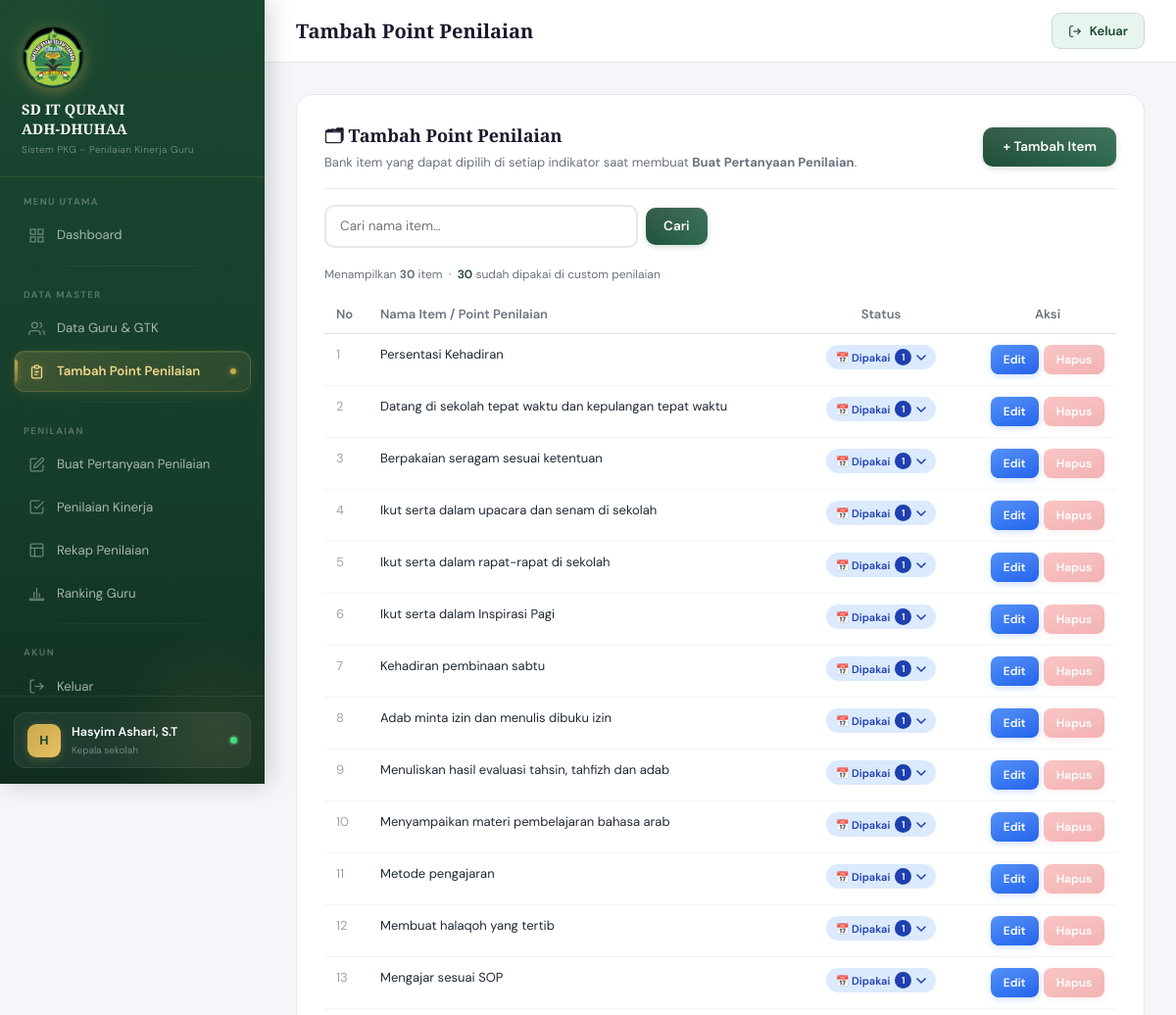
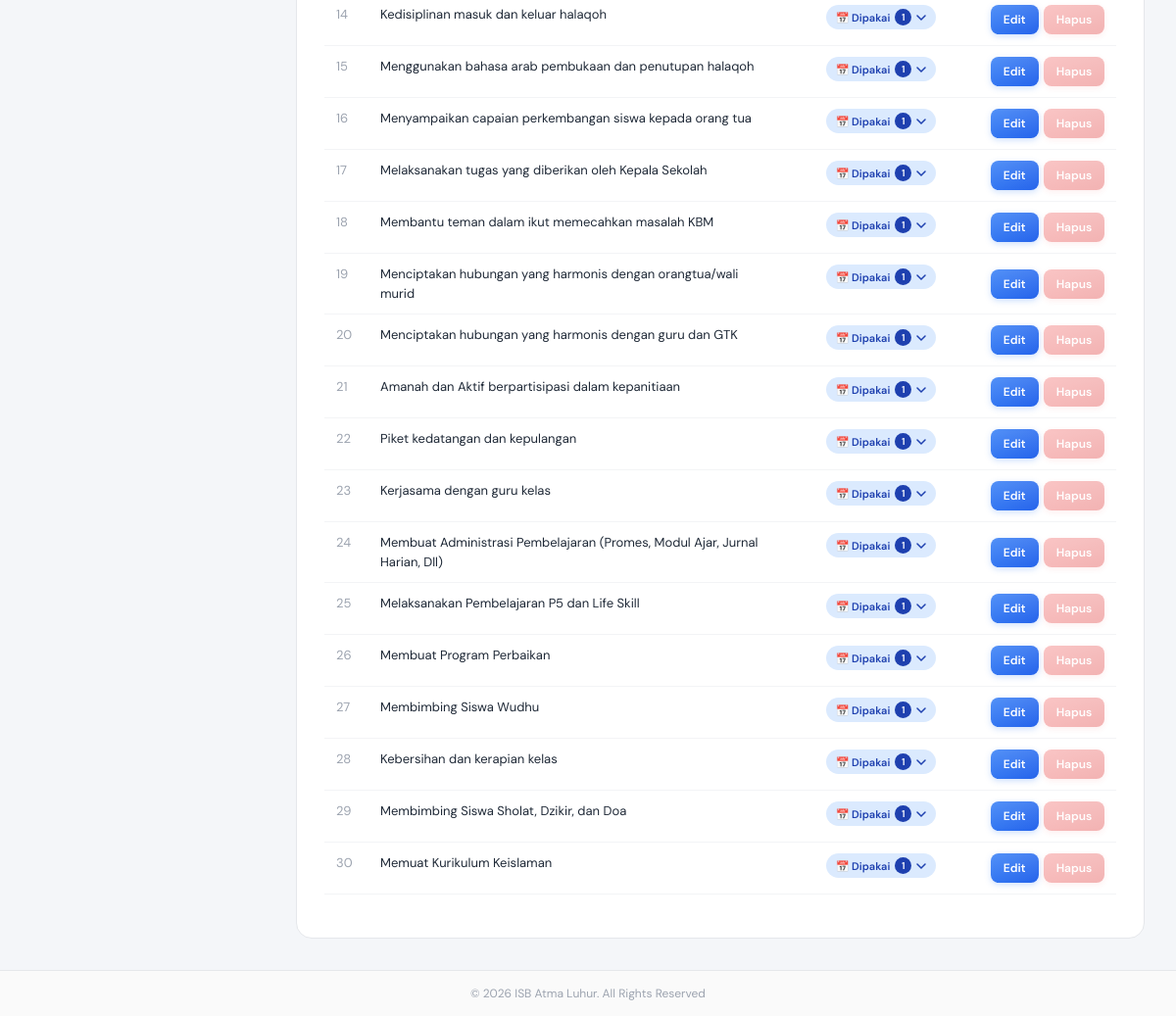
Page /item.php (signed in) on the committed database (2 pictures, top to bottom).
### tables this page shows
CREATE TABLE `item` (
  `id_item` int NOT NULL,
  `nama_item` varchar(255) NOT NULL,
  `created_at` timestamp NULL DEFAULT CURRENT_TIMESTAMP
);

### includes/config.php (called while the page is built, shortened)
<?php
function sanitize($data) {
    return htmlspecialchars(strip_tags(trim($data)));
}

### item.php (the view, shortened to what this page needs)
<?php
require_once 'includes/config.php';
$search = sanitize($_GET['q'] ?? '');
$params   = [];
$whereSQL = '';
$stmt = $pdo->prepare("
    SELECT id_item, nama_item, created_at
    FROM item
    $whereSQL
    ORDER BY id_item ASC
");
$stmt->execute($params);
$itemList = $stmt->fetchAll();
$totalItem = count($itemList);
$stmtPakai = $pdo->query("
    SELECT
        isi.id_item,
        GROUP_CONCAT(DISTINCT k.ta_komponen ORDER BY k.ta_komponen SEPARATOR ', ') AS tahun_ajaran_list
    FROM isi
    LEFT JOIN komponen k ON isi.id_komponen = k.id_komponen
    GROUP BY isi.id_item
");
$dipakaiMap = [];
foreach ($stmtPakai->fetchAll() as $row) {
    $dipakaiMap[$row['id_item']] = $row['tahun_ajaran_list'];
}
require_once 'includes/header.php';
?>
<div class="data-table-card">
    <div class="card-header-custom mb-0" style="padding-bottom:16px;border-bottom:1px solid #e5e7eb;">
        <div>
            <div class="card-title-custom">🗂 Tambah Point Penilaian</div>
            <p style="font-size:13px;color:#6b7280;margin:4px 0 0;">
                Bank item yang dapat dipilih di setiap indikator saat membuat <strong>Buat Pertanyaan Penilaian</strong>.
            </p>
        </div>
        <button onclick="openModal()" class="btn-primary-custom">+ Tambah Item</button>
    </div>
    <form method="GET" style="margin:16px 0 18px;">
        <div style="display:flex;gap:8px;align-items:center;">
            <input type="text" name="q" value="<?= htmlspecialchars($search) ?>"
                placeholder="Cari nama item…"
                class="form-control-custom"
                style="max-width:320px;">
            <button type="submit" class="btn-primary-custom" style="padding:9px 18px;">Cari</button>
        </div>
    </form>
    <?php if (empty($itemList)): ?>
        <div style="text-align:center;padding:60px 20px;color:#9ca3af;">
            <div style="font-size:46px;margin-bottom:14px;">📭</div>
            <p style="font-size:14px;">
                <?= $search
                    ? 'Tidak ada item yang cocok dengan "' . htmlspecialchars($search) . '".'
                    : 'Belum ada item. Tambahkan item pertama!' ?>
            </p>
            <?php if (!$search): ?>
                <button onclick="openModal()" class="btn-primary-custom" style="margin-top:12px;">+ Tambah Item Pertama</button>
            <?php endif; ?>
        </div>
    <?php else: ?>
        <div style="font-size:12px;color:#6b7280;margin-bottom:12px;">
            Menampilkan <strong><?= $totalItem ?></strong> item
            &nbsp;·&nbsp;
            <span style="color:#1a4731;font-weight:600;"><?= count($dipakaiMap) ?></span> sudah dipakai di custom penilaian
        </div>
        <table class="table table-hover" style="font-size:13px;width:100%;table-layout:fixed;">
            <thead style="background:#f8fafc;">
                <tr>
                    <th style="width:45px;padding:10px 12px;color:#6b7280;font-weight:600;">No</th>
                    <th style="padding:10px 12px;color:#6b7280;font-weight:600;max-width:0;">Nama Item / Point Penilaian</th>
                    <th style="width:200px;padding:10px 12px;color:#6b7280;font-weight:600;text-align:center;">Status</th>
                    <th style="width:140px;padding:10px 12px;color:#6b7280;font-weight:600;text-align:center;">Aksi</th>
                </tr>
            </thead>
            <tbody>
                <?php foreach ($itemList as $i => $item):
                    $itemId  = $item['id_item'];
                    $dipakai = isset($dipakaiMap[$itemId]);
                    $taList  = $dipakai ? $dipakaiMap[$itemId] : '';
                ?>
                    <tr style="border-bottom:1px solid #f3f4f6;transition:background .12s;"
                        onmouseover="this.style.background='#f9fafb'"
                        onmouseout="this.style.background=''">
                        <td style="padding:11px 12px;color:#9ca3af;vertical-align:top;"><?= $i + 1 ?></td>
                        <td style="padding:11px 12px;color:#1f2937;word-break:break-word;overflow-wrap:anywhere;white-space:normal;vertical-align:top;"><?= htmlspecialchars($item['nama_item']) ?></td>
                        <td style="padding:11px 12px;text-align:center;vertical-align:top;">
                            <?php if ($dipakai): ?>
                                <div class="inbox-wrap" style="position:relative;display:inline-block;">
                                    <button onclick="toggleInbox(this)"
                                        style="background:#dbeafe;color:#1e40af;font-size:11px;font-weight:600;padding:4px 10px;border-radius:20px;cursor:pointer;border:none;display:inline-flex;align-items:center;gap:5px;white-space:nowrap;">
                                        📅 Dipakai
                                        <span class="inbox-count" style="background:#1e40af;color:#fff;border-radius:50%;width:17px;height:17px;display:inline-flex;align-items:center;justify-content:center;font-size:10px;flex-shrink:0;">
                                            <?= count(array_filter(array_map('trim', explode(',', $taList)))) ?>
                                        </span>
                                        <svg class="inbox-arrow" style="width:10px;height:10px;transition:transform .2s;" viewBox="0 0 10 6" fill="none"><path d="M1 1l4 4 4-4" stroke="#1e40af" stroke-width="1.5" stroke-linecap="round"/></svg>
                                    </button>
                                </div>
                            <?php else: ?>
                                <span style="background:#f3f4f6;color:#9ca3af;font-size:11px;padding:3px 10px;border-radius:20px;">Belum dipakai</span>
                            <?php endif; ?>
                        </td>
                        <td style="padding:11px 12px;text-align:center;vertical-align:middle;white-space:nowrap;">
                            <div style="display:flex;gap:5px;justify-content:center;flex-wrap:nowrap;">
                                <button onclick='openModalEdit(<?= htmlspecialchars(json_encode([
                                                                    'id'   => $itemId,
                                                                    'nama' => $item['nama_item'],
                                                                ])) ?>)'
                                    class="btn-primary-custom btn-sm-custom btn-edit" style="white-space:nowrap;flex-shrink:0;">Edit</button>
                                <?php if (!$dipakai): ?>
                                    <button onclick="hapusItem(<?= $itemId ?>, '<?= htmlspecialchars(addslashes($item['nama_item'])) ?>')"
                                        class="btn-primary-custom btn-sm-custom btn-delete" style="white-space:nowrap;flex-shrink:0;">Hapus</button>
                                <?php else: ?>
                                    <button disabled title="Tidak bisa dihapus — sudah dipakai di custom penilaian"
                                        class="btn-primary-custom btn-sm-custom btn-delete"
                                        style="opacity:.35;cursor:not-allowed;white-space:nowrap;flex-shrink:0;">Hapus</button>
                                <?php endif; ?>
                            </div>
                        </td>
                    </tr>
                <?php endforeach; ?>
            </tbody>
        </table>
    <?php endif; ?>
</div>
<?php require_once 'includes/footer.php'; ?>

### includes/header.php (style rules this page uses)
:root { --hijau: #1a4731; --hijau-muda: #2d6a4f; --hijau-pale: #e8f5ee; --emas: #c9a84c; --emas-muda: #f0d98a; --krem: #faf7f2; --sidebar-w: 270px; --teks: #1a1a2e; --abu: #6b7280; --border: #e5e7eb; }
* { margin: 0; padding: 0; box-sizing: border-box; }
body { font-family: 'DM Sans', sans-serif; background: #f4f6f9; color: var(--teks); }
.data-table-card { background: #fff; border-radius: 16px; padding: 28px; border: 1px solid var(--border); }
.card-header-custom { display: flex; align-items: center; justify-content: space-between; margin-bottom: 24px; }
.card-title-custom { font-family: 'Playfair Display', serif; font-size: 18px; font-weight: 600; color: var(--teks); }
.btn-primary-custom { display: inline-flex; align-items: center; gap: 8px; padding: 10px 20px; background: linear-gradient(135deg, var(--hijau), var(--hijau-muda)); color: #fff; border: none; border-radius: 10px; font-size: 13.5px; font-weight: 500; cursor: pointer; text-decoration: none; transition: all 0.2s; }
.btn-sm-custom { padding: 6px 14px; font-size: 12px; }
.btn-edit { background: linear-gradient(135deg, #3b82f6, #2563eb); }
.btn-delete { background: linear-gradient(135deg, #ef4444, #dc2626); }
.form-control-custom { border: 2px solid var(--border); border-radius: 10px; padding: 10px 14px; font-family: 'DM Sans', sans-serif; font-size: 13.5px; transition: border-color 0.2s; outline: none; width: 100%; }
.btn-primary-custom { display: inline-flex; align-items: center; gap: 7px; padding: 10px 20px; background: linear-gradient(135deg, var(--hijau) 0%, var(--hijau-muda) 100%); color: #fff !important; border: none; border-radius: 10px; font-size: 13.5px; font-weight: 600; cursor: pointer; text-decoration: none; transition: all .2s cubic-bezier(.4,0,.2,1); box-shadow: 0 2px 6px rgba(26,71,49,.2); position: relative; overflow: hidden; }
.btn-primary-custom::after { content:''; position:absolute; inset:0; background:linear-gradient(180deg,rgba(255,255,255,.12) 0%,transparent 100%); pointer-events:none; }
.btn-sm-custom { padding: 6px 13px !important; font-size: 12px !important; border-radius: 8px !important; gap: 5px !important; }
.btn-edit { background: linear-gradient(135deg, #3b82f6, #2563eb) !important; box-shadow: 0 2px 6px rgba(59,130,246,.25) !important; }
.btn-delete { background: linear-gradient(135deg, #ef4444, #dc2626) !important; box-shadow: 0 2px 6px rgba(239,68,68,.25) !important; }

### rows in the picture
item: nama_item "Persentasi Kehadiran", id_item "1", shows "Hapus"
item: nama_item "Datang di sekolah tepat waktu dan kepulangan tepat waktu", id_item "1", shows "Hapus"
item: nama_item "Berpakaian seragam sesuai ketentuan", id_item "1", shows "Hapus"
item: nama_item "Ikut serta dalam upacara dan senam di sekolah", id_item "1", shows "Hapus"
item: nama_item "Ikut serta dalam rapat-rapat di sekolah", id_item "1", shows "Hapus"
item: nama_item "Ikut serta dalam Inspirasi Pagi", id_item "1", shows "Hapus"
item: nama_item "Kehadiran pembinaan sabtu", id_item "1", shows "Hapus"
item: nama_item "Adab minta izin dan menulis dibuku izin", id_item "1", shows "Hapus"
item: nama_item "Menuliskan hasil evaluasi tahsin, tahfizh dan adab", id_item "1", shows "Hapus"
item: nama_item "Menyampaikan materi pembelajaran bahasa arab", id_item "1", shows "Hapus"
item: nama_item "Metode pengajaran", id_item "1", shows "Hapus"
item: nama_item "Membuat halaqoh yang tertib", id_item "1", shows "Hapus"
item: nama_item "Mengajar sesuai SOP", id_item "1", shows "Hapus"
item: nama_item "Kedisiplinan masuk dan keluar halaqoh", id_item "1", shows "Hapus"
item: nama_item "Menggunakan bahasa arab pembukaan dan penutupan halaqoh", id_item "1", shows "Hapus"
item: nama_item "Menyampaikan capaian perkembangan siswa kepada orang tua", id_item "1", shows "Hapus"
item: nama_item "Melaksanakan tugas yang diberikan oleh Kepala Sekolah", id_item "1", shows "Hapus"
item: nama_item "Membantu teman dalam ikut memecahkan masalah KBM", id_item "1", shows "Hapus"
item: nama_item "Menciptakan hubungan yang harmonis dengan orangtua/wali murid", id_item "1", shows "Hapus"
item: nama_item "Menciptakan hubungan yang harmonis dengan guru dan GTK", id_item "1", shows "Hapus"
item: nama_item "Amanah dan Aktif berpartisipasi dalam kepanitiaan", id_item "1", shows "Hapus"
item: nama_item "Piket kedatangan dan kepulangan", id_item "1", shows "Hapus"
item: nama_item "Kerjasama dengan guru kelas", id_item "1", shows "Hapus"
item: nama_item "Membuat Administrasi Pembelajaran (Promes, Modul Ajar, Jurnal Harian, Dll)", id_item "1", shows "Hapus"
item: nama_item "Melaksanakan Pembelajaran P5 dan Life Skill", id_item "1", shows "Hapus"
item: nama_item "Membuat Program Perbaikan", id_item "1", shows "Hapus"
item: nama_item "Membimbing Siswa Wudhu", id_item "1", shows "Hapus"
item: nama_item "Kebersihan dan kerapian kelas", id_item "1", shows "Hapus"
item: nama_item "Membimbing Siswa Sholat, Dzikir, dan Doa", id_item "1", shows "Hapus"
item: nama_item "Memuat Kurikulum Keislaman", id_item "1", shows "Hapus"

### other values in the picture
substr($user['nama_lengkap'], 0, 1) "H"
$user['nama_lengkap'] "Hasyim Ashari, S.T"
str_replace('_', ' ', $user['role']) "Kepala sekolah"
$pageTitle "Tambah Point Penilaian"
$totalItem "30"
count($dipakaiMap) "30"
